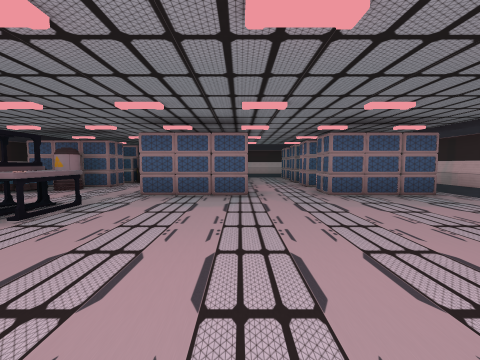
[1] (above)

15 first-person views from a walk through a scene from a Unity 3-D project. The camera is 1.2 m above the floor, tilts 4° down and sees 90° across. The floor is counted in squares, 2 m on a side. Each view is taken from the middle of a square. On the plan, view 1 faces up. The plan holds only what a view shows up to about 9 squares ahead; the rest is blank. The place goes on beyond the plan.

[2]
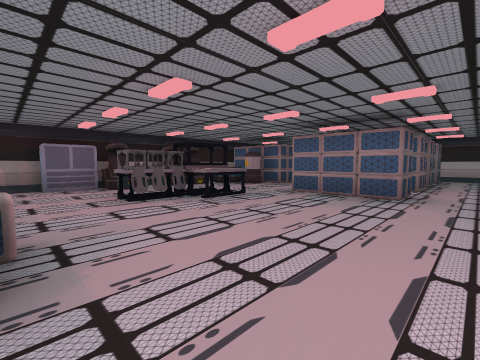

[3]
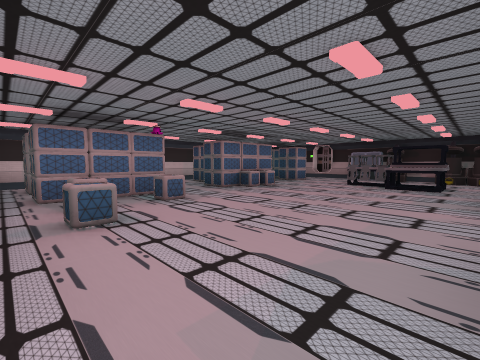

[4]
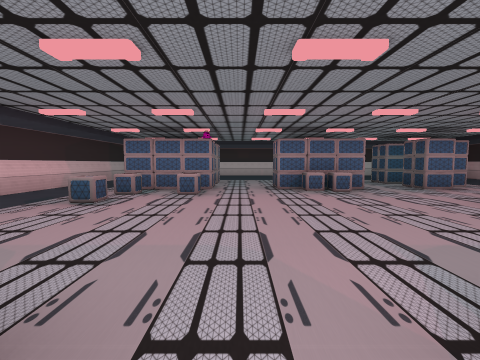

[5]
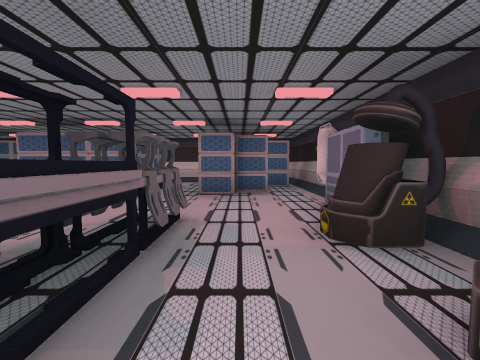

[6]
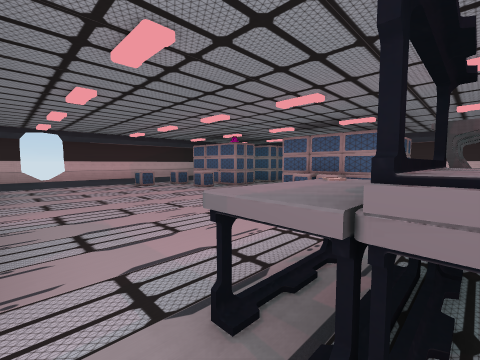

[7]
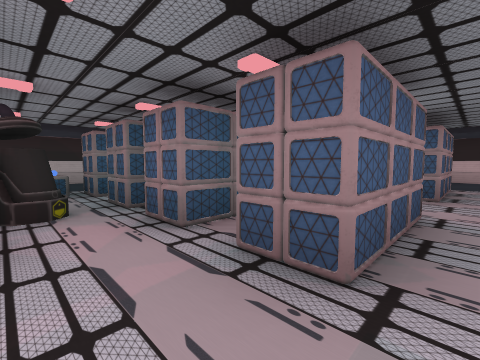

[8]
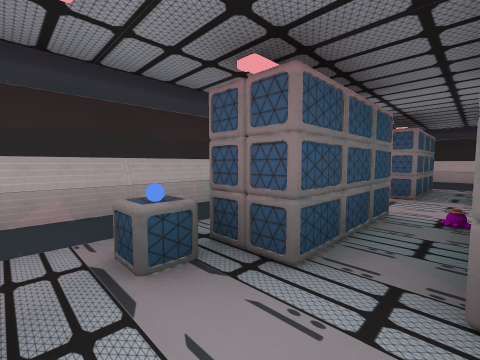

[9]
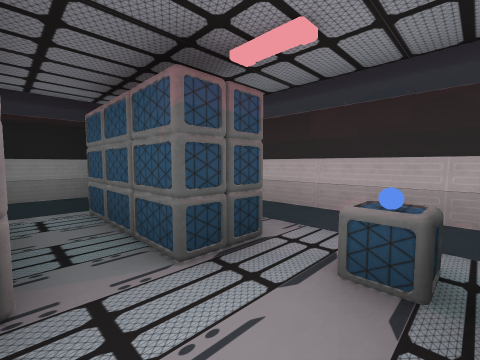

[10]
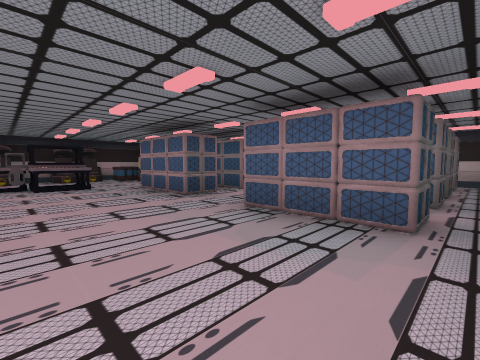

[11]
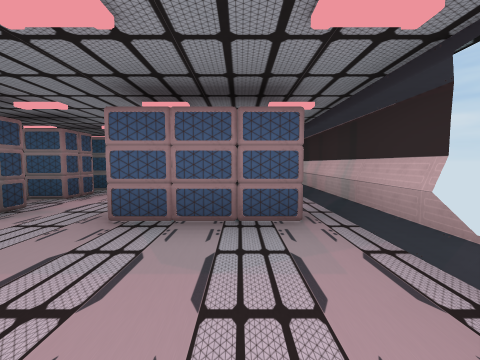

[12]
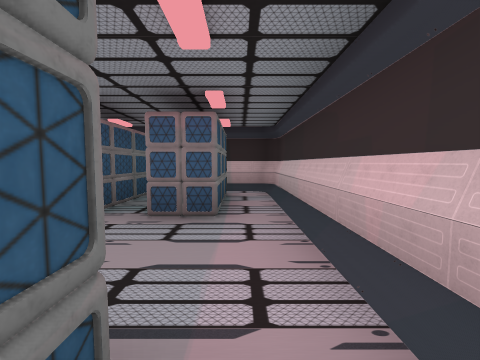

[13]
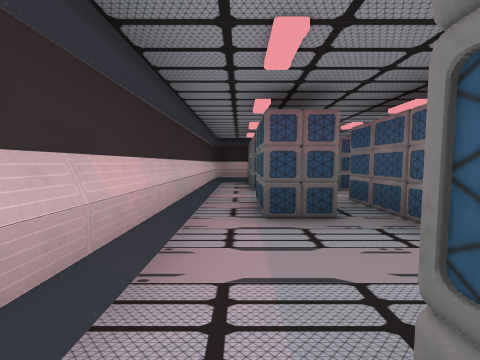

[14]
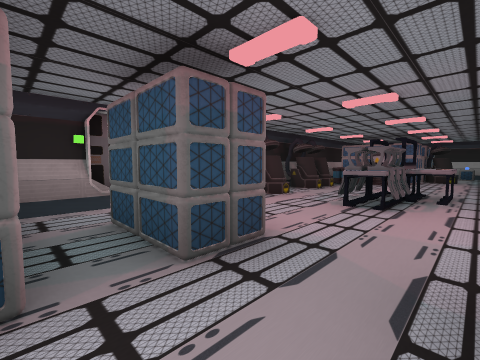

[15]
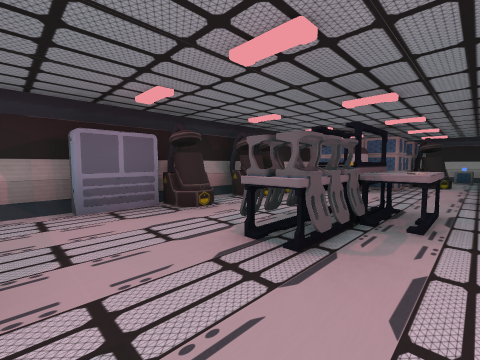

### Floor plan
Key: @ floor where view 1 was taken; # wall or solid block; . floor; / step, stairs or slope; ^ raised ledge; O other object.
Columns run from 6 left of view 1 to 5 right of it. Each row starts with its distance up from view 1.
 11   ######  #
 10   //////  .
  9 ###.O##.##/#
  8  ##..##.##/#
  7  ###....../#
  6 ####.##.##/#
  5 #^...##.##/#
  4 ##......../#
  3 ##.^....../
  2 ##.#....../#
  1 #........//#
  0 #....^@.##/#
 -1 #.#..##.##/#
 -2 ###..#..##/#
 -3 #........./#
 -4 ############

Positions as (right, up) in squares from view 1, and headings:
1: (0, 0), facing up
2: (1, 0), facing up-left
3: (4, 4), facing down-left
4: (1, 5), facing down
5: (-4, 4), facing down
6: (-3, 4), facing down-right
7: (-3, 4), facing up-right
8: (-3, 8), facing up-right
9: (-2, 8), facing up-left
10: (4, 2), facing up-left
11: (3, 2), facing up
12: (-1, -3), facing right
13: (2, -3), facing left
14: (-2, -2), facing up-left
15: (-2, 0), facing up-left
